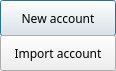
<?xml version="1.0" encoding="UTF-8"?>
<ui version="4.0">
 <class>ChooseAddAccountDialog</class>
 <widget class="QDialog" name="ChooseAddAccountDialog">
  <property name="geometry">
   <rect>
    <x>0</x>
    <y>0</y>
    <width>116</width>
    <height>71</height>
   </rect>
  </property>
  <property name="font">
   <font>
    <family>微软雅黑</family>
   </font>
  </property>
  <property name="windowTitle">
   <string>Dialog</string>
  </property>
  <widget class="QPushButton" name="newBtn">
   <property name="geometry">
    <rect>
     <x>0</x>
     <y>0</y>
     <width>116</width>
     <height>36</height>
    </rect>
   </property>
   <property name="text">
    <string>New account</string>
   </property>
  </widget>
  <widget class="QPushButton" name="importBtn">
   <property name="geometry">
    <rect>
     <x>0</x>
     <y>35</y>
     <width>116</width>
     <height>36</height>
    </rect>
   </property>
   <property name="text">
    <string>Import account</string>
   </property>
  </widget>
 </widget>
 <resources/>
 <connections/>
</ui>
